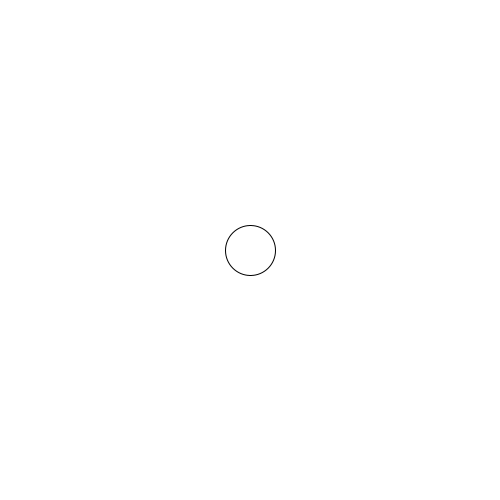
Frame 1 (no input)
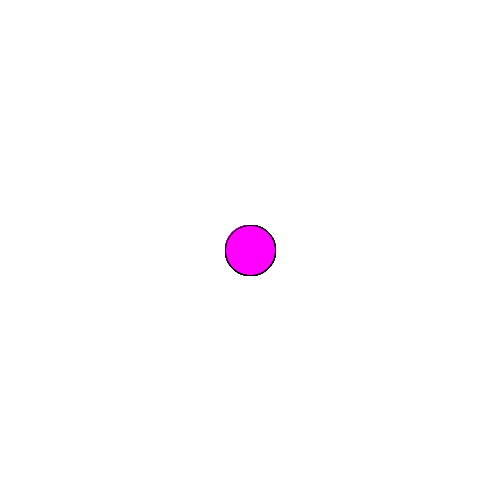
Frame 60 (the mouse pressed at the canvas centre just before this capture)
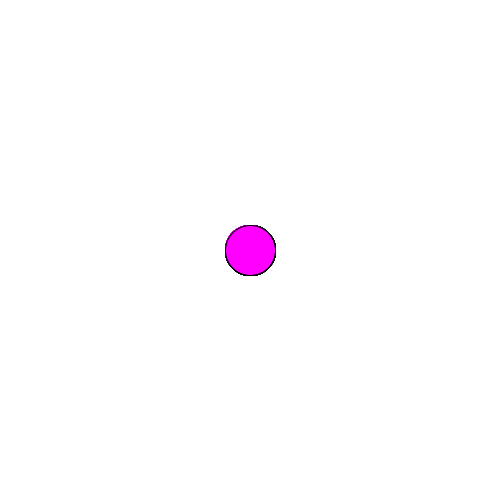
Frame 120 (the mouse held since frame 60 and released just before this capture)

The Processing sketch that drew these frames (run headless with seeded random() and noise(); from frame 60 on, the mouse is pressed at the canvas centre):

// Processing sketch: Ejemplo01
// ── Ejemplo01.pde
/*
  Ejemplo de Historia de Usuario(No tiene que ver con el ejemplo) : Como musuario, 
  quiero que el circulo rebite de izquierda a derecha en el lienzo,
  para...
*/
void setup()
{
 size(500,500);
 background(255);
}

void draw()
{
  rectMode(CENTER);
  ellipse(width/2,height/2,50,50);
 if(mouseX > width/2 )
 {
   fill(255,255,0);
 }
 else if(mouseX < width/2)
 {
    fill(255,0,255);
 }
}
